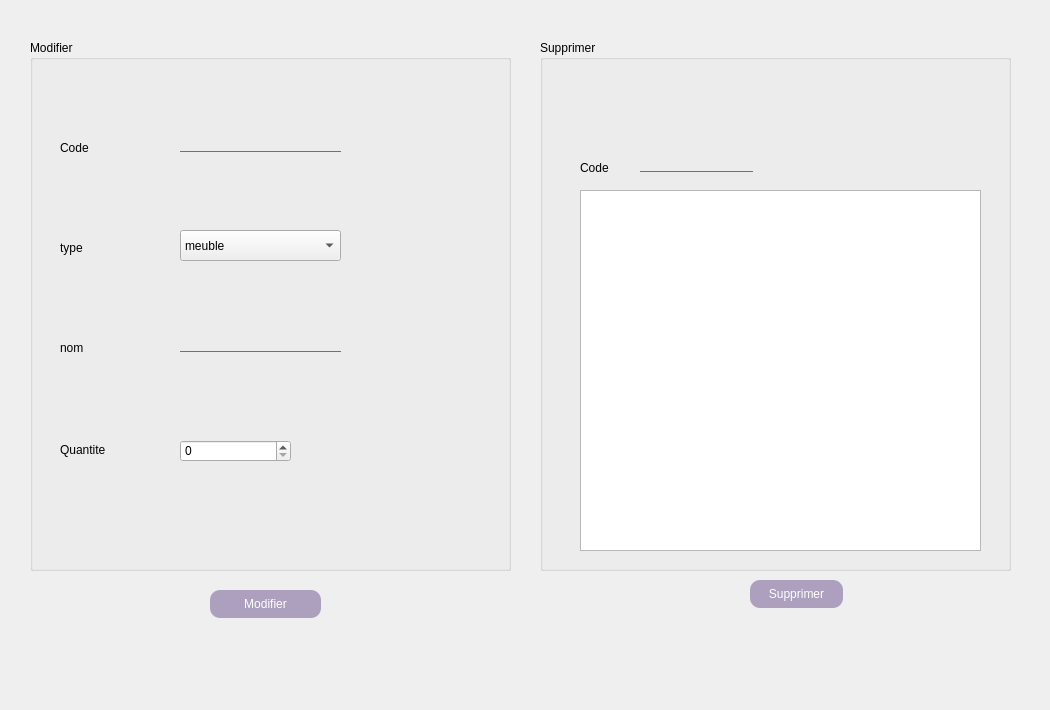
    <widget class="QWidget" name="tab_12">
     <attribute name="title">
      <string>Modifier</string>
     </attribute>
     <widget class="QGroupBox" name="groupBox_5">
      <property name="geometry">
       <rect>
        <x>30</x>
        <y>40</y>
        <width>481</width>
        <height>531</height>
       </rect>
      </property>
      <property name="styleSheet">
       <string notr="true">font: 9pt 'Century Gothic';</string>
      </property>
      <property name="title">
       <string>Modifier </string>
      </property>
      <widget class="QLineEdit" name="le_code_2">
       <property name="geometry">
        <rect>
         <x>150</x>
         <y>90</y>
         <width>161</width>
         <height>22</height>
        </rect>
       </property>
       <property name="styleSheet">
        <string notr="true">border:none;
border-bottom:1px solid #707172;
background: transparent;</string>
       </property>
      </widget>
      <widget class="QLabel" name="label_39">
       <property name="geometry">
        <rect>
         <x>30</x>
         <y>200</y>
         <width>56</width>
         <height>16</height>
        </rect>
       </property>
       <property name="text">
        <string>type</string>
       </property>
      </widget>
      <widget class="QLabel" name="label_40">
       <property name="geometry">
        <rect>
         <x>30</x>
         <y>100</y>
         <width>56</width>
         <height>16</height>
        </rect>
       </property>
       <property name="text">
        <string>Code</string>
       </property>
      </widget>
      <widget class="QLineEdit" name="le_type_2">
       <property name="geometry">
        <rect>
         <x>150</x>
         <y>290</y>
         <width>161</width>
         <height>22</height>
        </rect>
       </property>
       <property name="styleSheet">
        <string notr="true">border:none;
border-bottom:1px solid #707172;
background: transparent;</string>
       </property>
      </widget>
      <widget class="QLabel" name="label_41">
       <property name="geometry">
        <rect>
         <x>30</x>
         <y>300</y>
         <width>56</width>
         <height>16</height>
        </rect>
       </property>
       <property name="text">
        <string>nom</string>
       </property>
      </widget>
      <widget class="QLabel" name="label_42">
       <property name="geometry">
        <rect>
         <x>30</x>
         <y>400</y>
         <width>81</width>
         <height>20</height>
        </rect>
       </property>
       <property name="text">
        <string>Quantite</string>
       </property>
      </widget>
      <widget class="QSpinBox" name="sb_quantite_2">
       <property name="geometry">
        <rect>
         <x>150</x>
         <y>400</y>
         <width>111</width>
         <height>22</height>
        </rect>
       </property>
      </widget>
      <widget class="QComboBox" name="le_nom_3">
       <property name="geometry">
        <rect>
         <x>150</x>
         <y>190</y>
         <width>161</width>
         <height>31</height>
        </rect>
       </property>
       <item>
        <property name="text">
         <string>meuble</string>
        </property>
       </item>
       <item>
        <property name="text">
         <string>materiel info</string>
        </property>
       </item>
       <item>
        <property name="text">
         <string>cuisine</string>
        </property>
       </item>
       <item>
        <property name="text">
         <string>loisir</string>
        </property>
       </item>
       <item>
        <property name="text">
         <string>composant reseau</string>
        </property>
       </item>
       <item>
        <property name="text">
         <string>autre</string>
        </property>
       </item>
      </widget>
     </widget>
     <widget class="QLabel" name="bg_eq_3">
      <property name="geometry">
       <rect>
        <x>0</x>
        <y>0</y>
        <width>1041</width>
        <height>701</height>
       </rect>
      </property>
      <property name="text">
       <string/>
      </property>
     </widget>
     <widget class="QGroupBox" name="groupBox_18">
      <property name="geometry">
       <rect>
        <x>540</x>
        <y>40</y>
        <width>471</width>
        <height>531</height>
       </rect>
      </property>
      <property name="styleSheet">
       <string notr="true">font: 9pt 'Century Gothic';</string>
      </property>
      <property name="title">
       <string>Supprimer </string>
      </property>
      <widget class="QLabel" name="label_64">
       <property name="geometry">
        <rect>
         <x>40</x>
         <y>120</y>
         <width>56</width>
         <height>16</height>
        </rect>
       </property>
       <property name="text">
        <string>Code</string>
       </property>
      </widget>
      <widget class="QLineEdit" name="le_codes">
       <property name="geometry">
        <rect>
         <x>100</x>
         <y>110</y>
         <width>113</width>
         <height>22</height>
        </rect>
       </property>
       <property name="styleSheet">
        <string notr="true">border:none;
border-bottom:1px solid #707172;
background: transparent;
</string>
       </property>
      </widget>
      <widget class="QTableView" name="tableView_4">
       <property name="geometry">
        <rect>
         <x>40</x>
         <y>150</y>
         <width>401</width>
         <height>361</height>
        </rect>
       </property>
      </widget>
     </widget>
     <widget class="QPushButton" name="pb_modifier_2">
      <property name="geometry">
       <rect>
        <x>210</x>
        <y>590</y>
        <width>111</width>
        <height>28</height>
       </rect>
      </property>
      <property name="styleSheet">
       <string notr="true">#pb_modifier_2{

border-radius:10px;


background-color: rgb(172, 160, 190);
color:white;
font: 9pt 'Century Gothic';
}</string>
      </property>
      <property name="text">
       <string>Modifier</string>
      </property>
     </widget>
     <widget class="QPushButton" name="pb_supprimer_4">
      <property name="geometry">
       <rect>
        <x>750</x>
        <y>580</y>
        <width>93</width>
        <height>28</height>
       </rect>
      </property>
      <property name="styleSheet">
       <string notr="true">#pb_supprimer_4{

border-radius:10px;


background-color: rgb(172, 160, 190);
color:white;
font: 9pt 'Century Gothic';
}</string>
      </property>
      <property name="text">
       <string>Supprimer</string>
      </property>
     </widget>
     <zorder>bg_eq_3</zorder>
     <zorder>groupBox_5</zorder>
     <zorder>groupBox_18</zorder>
     <zorder>pb_modifier_2</zorder>
     <zorder>pb_supprimer_4</zorder>
    </widget>
